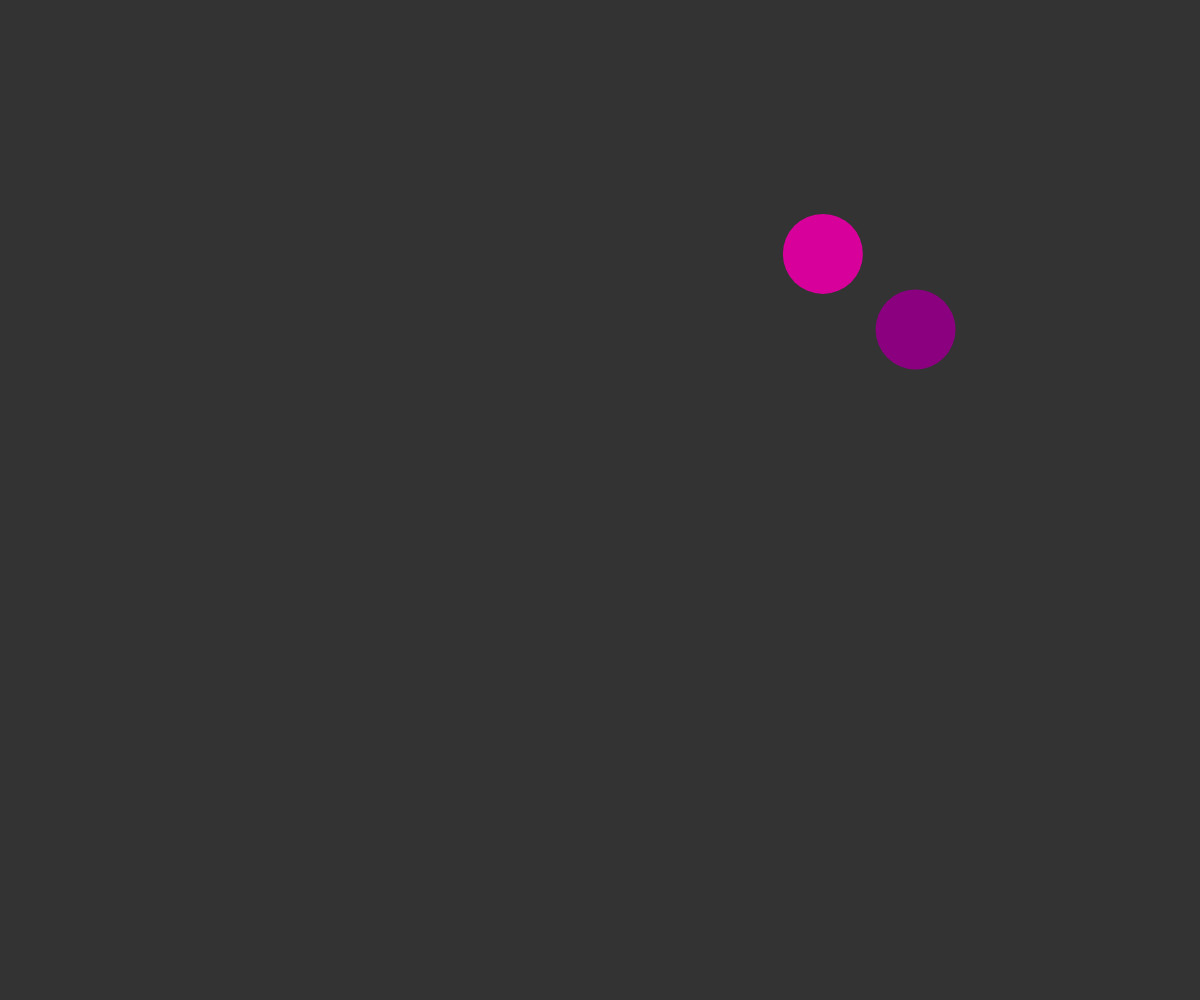
Frame 1 (no input)
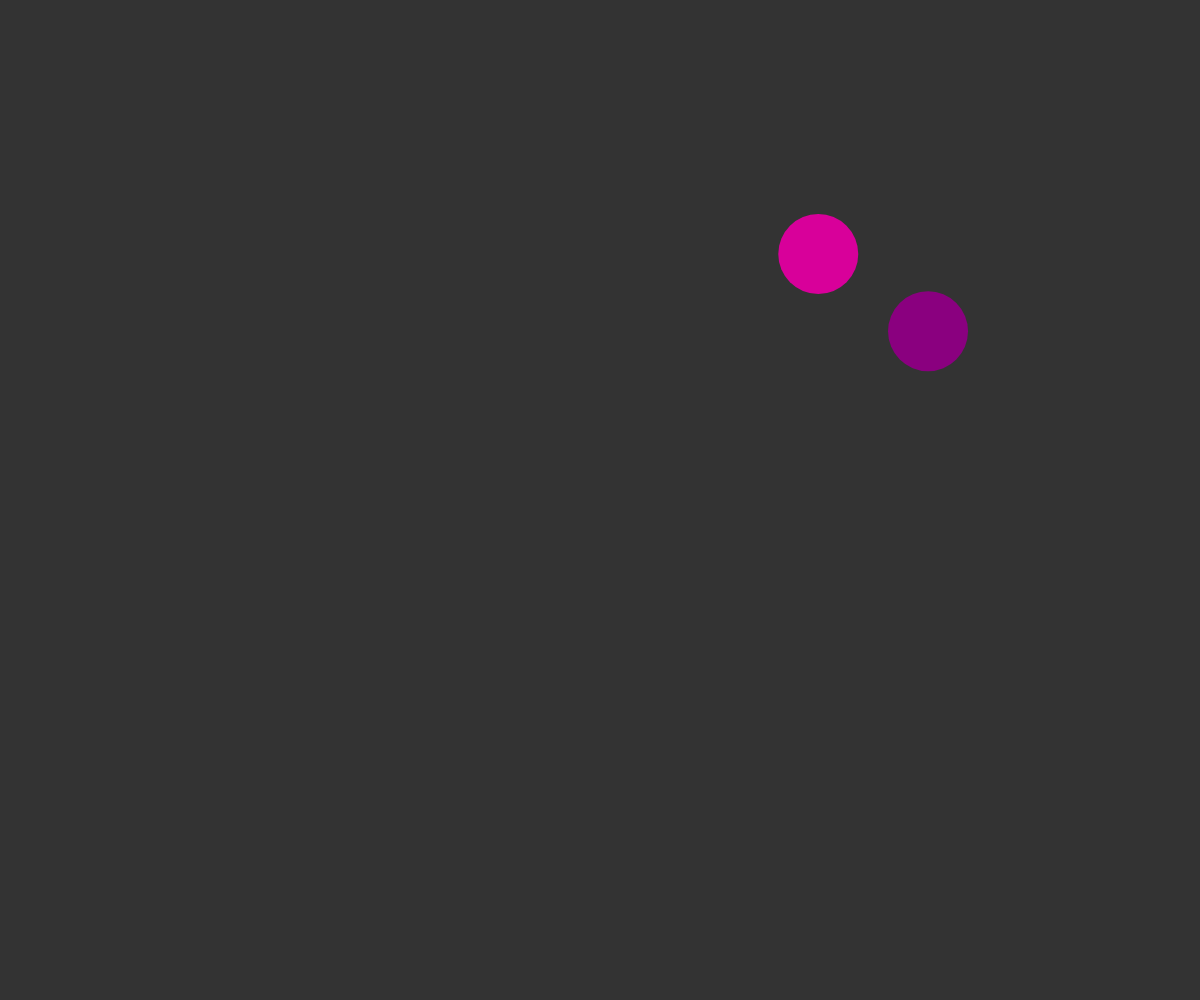
Frame 60 (no input)
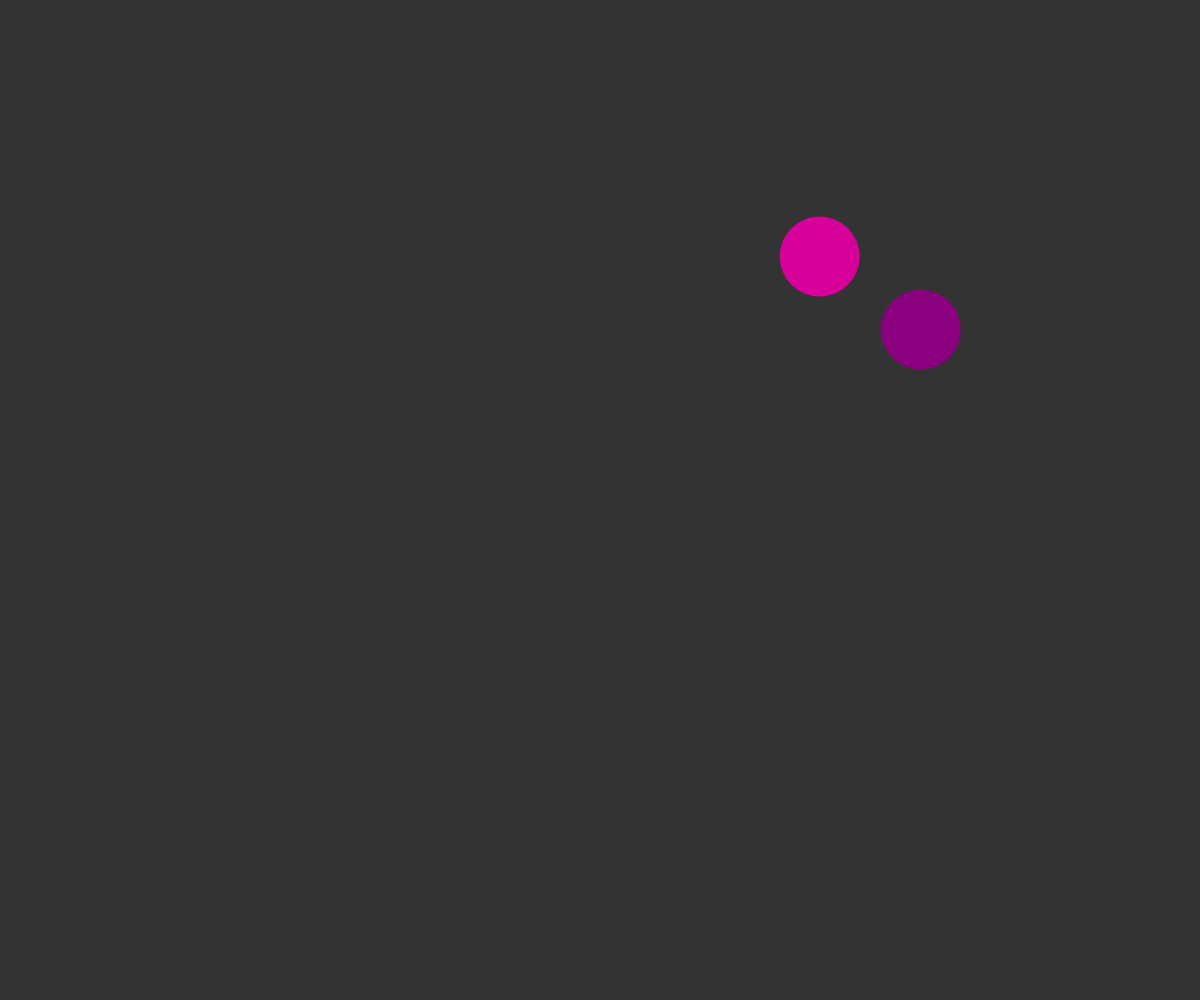
Frame 120 (the mouse pressed at the canvas centre since frame 60)

The p5.js sketch that drew these frames (run headless with seeded random() and noise() and a simulated clock; from frame 60 on, the mouse is pressed at the canvas centre):

// p5.js sketch
// ── sketch.js
let cells = [];
function setup() {
  createCanvas(windowWidth, windowHeight);
  let cell = new Cell();
  cells.push(cell);
  cell = new Cell;
  cells.push(cell)
}
function draw() {
  background(51);
  for (let i = 0; i < cells.length; i++) {
    cells[i].show();
    cells[i].move();
  }
}
function mouseClicked(){
    for (let i = cells.length-1; i >=0; i--) {
        if(cells[i].isClicked(mouseX,mouseY)){
            cellA = cells[i].mitosis();
            cellB = cells[i].mitosis();
            cells.push(cellA);
            cells.push(cellB)
            cells.splice(i,1)
        }
      }
}

// ── cell.js
class Cell {
  constructor(
    pos = createVector(random(80, width - 80), random(80, height - 80)),
    r = 80,
    c = color(random(100, 255), 0, random(100, 255))
  ) {
    this.pos = pos.copy();
    this.r = r;
    this.color = c;
  }
  move() {
    let vel = p5.Vector.random2D();
    this.pos.add(vel);
    // let x = random(-2,2);
    // let y = random(-2,2);
    // this.pos.x+=x;
    // this.pos.y+=y;
  }
  show() {
    noStroke();
    fill(this.color);
    ellipse(this.pos.x, this.pos.y, this.r);
  }
  isClicked(x, y) {
    let d = dist(x, y, this.pos.x, this.pos.y);
    if (d < this.r / 2) {
      return true;
    }
    return false;
  }
  mitosis() {
    this.pos.x += random(-this.r, this.r);
    let cellA = new Cell(this.pos, this.r * 0.8, this.color);
    return cellA;
  }
}
